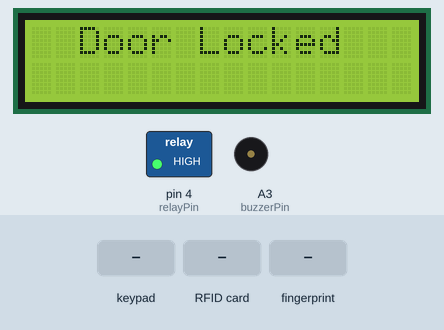
This sketch was run on a simulated Arduino Uno, built with avr-gcc and run on an emulated ATmega328P. Shown: 16×2 character LCD, switched loads named in the sketch (green lamp = pin HIGH), buzzer (waves = sounding, pin HIGH). The inputs (shaded band) are chosen by the test bench. Pins used as bus, display or sensor lines are not drawn.

Above: at 2.4 s.
2.5 s: keypad keys 1 1 1 1 pressed 0.4 s apart
At 5.4 s:
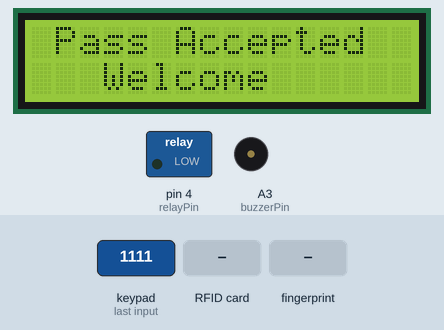
5.6 s: RFID card B0 2A 32 25 held to the reader
At 8.02 s:
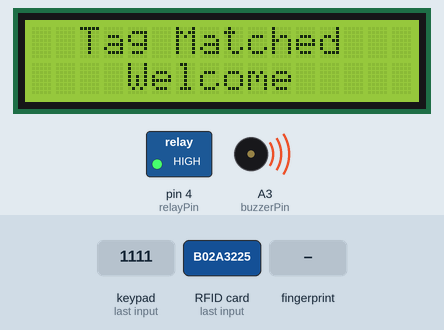
8.6 s: finger stored as number 1 placed on the sensor
11.6 s: RFID card 5E 7A 19 C4 held to the reader
14.0 s: keypad keys 1 3 9 7 pressed 0.4 s apart
At 17.48 s:
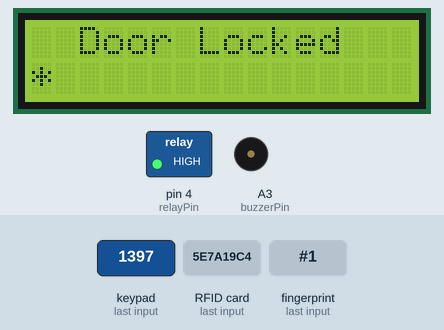
18.6 s: RFID card 4B 2D CE 79 held to the reader
At 20.9 s:
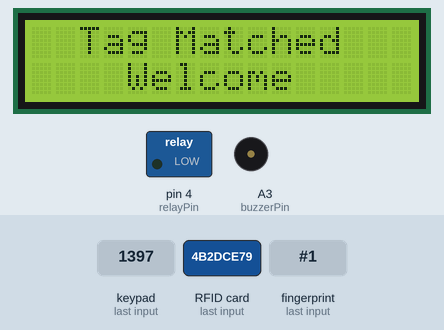
Timing chart, 0 to 25.0 s (numbered marks = the images above; inputs shaded):
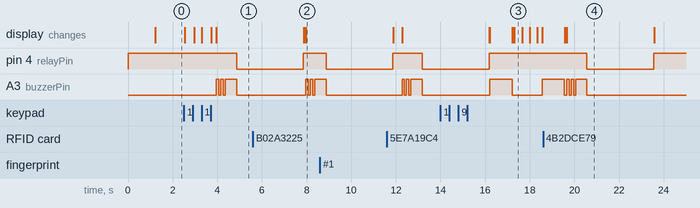

Measured:
- after the input at 2.5 s, pin 4 (relayPin): HIGH → LOW after 2.4 s; A3 (buzzerPin): goes HIGH 0.10 s, LOW 0.10 s, HIGH 0.10 s, LOW 0.10 s, HIGH 0.50 s, then LOW, starting after 1.5 s; the display: first changes at once (image 1 shows a later state)
- after the input at 5.6 s, A3 (buzzerPin): alternates HIGH for 0.10 s and LOW for 0.10 s, starting after 2.4 s; the display: first differs from a run without the input after 2.4 s (image 2)
- after the input at 14.0 s, the display: first differs from a run without the input after 3.3 s (image 3)
- after the input at 18.6 s, pin 4 (relayPin): HIGH → LOW after 2.0 s, → HIGH 3.0 s later; the display: first differs from a run without the input after 1.1 s (image 4)

The sketch:

RFIDFINGERKEYPAD.ino
```cpp
#include <Adafruit_Fingerprint.h>
#include <MFRC522.h>
#include <LiquidCrystal_I2C.h>
#include <Keypad.h>
#include <SPI.h>
#include <SoftwareSerial.h>
SoftwareSerial mySerial(2, 3);

Adafruit_Fingerprint finger = Adafruit_Fingerprint(&mySerial);
LiquidCrystal_I2C lcd(0x27, 16, 2);
MFRC522 mfrc522(10, 9); // MFRC522 mfrc522(SS_PIN, RST_PIN)
constexpr uint8_t buzzerPin = A3;

int relayPin = 4;

char initial_password1[4] = {'1', '1', '1', '1'};
char initial_password2[4] = {'2', '2', '2', '2'};
char initial_password3[4] = {'3', '3', '3', '3'};
char initial_password4[4] = {'4', '4', '4', '4'};

String tagUID1 = "B0 2A 32 25";
String tagUID2 = "4B 2D CE 79";
String tagUID3 = "09 CC CE 79";
String tagUID4 = "70 0D CE 79";

char password[4];
boolean RFIDMode = true;
char key_pressed = 0;
uint8_t i = 0;

const byte rows = 4;
const byte columns = 3;


char hexaKeys[rows][columns] = {
  {'1', '2', '3'},
  {'4', '5', '6'},
  {'7', '8', '9'},
  {'*', '0', '#'}
};


byte row_pins[rows] = {5, 6, 7, 8};
byte column_pins[columns] = {A2, A1, A0};


Keypad keypad_key = Keypad( makeKeymap(hexaKeys), row_pins, column_pins, rows, columns);

void setup() {
  pinMode(relayPin, OUTPUT);
  digitalWrite(relayPin, HIGH);
  pinMode(buzzerPin, OUTPUT);
  lcd.begin();   // LCD screen
  lcd.backlight();
  SPI.begin();      // Init SPI bus
  mfrc522.PCD_Init();   // Init MFRC522
  Serial.begin(9600);
  while (!Serial);  // For Yun/Leo/Micro/Zero/...
  delay(100);
  finger.begin(57600);

  lcd.setCursor(0, 0);
  lcd.print("  Door Locked");
  lcd.setCursor(0, 1);


}

void loop() {
  rfid();
  key();
  fing();

}
void rfid()
{

  if ( ! mfrc522.PICC_IsNewCardPresent()) {
    return;
  }
  if ( ! mfrc522.PICC_ReadCardSerial()) {
    return;
  }
  String tag = "";
  for (byte j = 0; j < mfrc522.uid.size; j++)
  {
    tag.concat(String(mfrc522.uid.uidByte[j] < 0x10 ? " 0" : " "));
    tag.concat(String(mfrc522.uid.uidByte[j], HEX));
  }
  tag.toUpperCase();
  if (tag.substring(1) == tagUID1)
  {
    lcd.clear();
    lcd.setCursor(0, 0);
    lcd.print("  Tag Matched");
    lcd.setCursor(0, 1);
    lcd.print("    Welcome");
    digitalWrite(buzzerPin, HIGH);
    delay(100);
    digitalWrite(buzzerPin, LOW);
    delay(100);
    digitalWrite(buzzerPin, HIGH);
    delay(100);
    digitalWrite(buzzerPin, LOW);
    delay(100);
    digitalWrite(buzzerPin, HIGH);
    delay(500);
    digitalWrite(buzzerPin, LOW);
    digitalWrite(relayPin, LOW);
    delay(3000);
    digitalWrite(relayPin, HIGH);
    lcd.clear();
    lcd.setCursor(0, 0);
    lcd.print("  Door Locked");
    lcd.setCursor(0, 1);
  }
  else if (tag.substring(1) == tagUID2)
  {
    lcd.clear();
    lcd.setCursor(0, 0);
    lcd.print("  Tag Matched");
    lcd.setCursor(0, 1);
    lcd.print("    Welcome");
    digitalWrite(buzzerPin, HIGH);
    delay(100);
    digitalWrite(buzzerPin, LOW);
    delay(100);
    digitalWrite(buzzerPin, HIGH);
    delay(100);
    digitalWrite(buzzerPin, LOW);
    delay(100);
    digitalWrite(buzzerPin, HIGH);
    delay(500);
    digitalWrite(buzzerPin, LOW);
    digitalWrite(relayPin, LOW);
    delay(3000);
    digitalWrite(relayPin, HIGH);
    lcd.clear();
    lcd.setCursor(0, 0);
    lcd.print("  Door Locked");
    lcd.setCursor(0, 1);
  }
  else if (tag.substring(1) == tagUID3)
  {
    lcd.clear();
    lcd.setCursor(0, 0);
    lcd.print("  Tag Matched");
    lcd.setCursor(0, 1);
    lcd.print("    Welcome");
    digitalWrite(buzzerPin, HIGH);
    delay(100);
    digitalWrite(buzzerPin, LOW);
    delay(100);
    digitalWrite(buzzerPin, HIGH);
    delay(100);
    digitalWrite(buzzerPin, LOW);
    delay(100);
    digitalWrite(buzzerPin, HIGH);
    delay(500);
    digitalWrite(buzzerPin, LOW);
    digitalWrite(relayPin, LOW);
    delay(3000);
    digitalWrite(relayPin, HIGH);
    lcd.clear();
    lcd.setCursor(0, 0);
    lcd.print("  Door Locked");
    lcd.setCursor(0, 1);
  }
  else if (tag.substring(1) == tagUID4)
  {
    lcd.clear();
    lcd.setCursor(0, 0);
    lcd.print("  Tag Matched");
    lcd.setCursor(0, 1);
    lcd.print("    Welcome");
    digitalWrite(buzzerPin, HIGH);
    delay(100);
    digitalWrite(buzzerPin, LOW);
    delay(100);
    digitalWrite(buzzerPin, HIGH);
    delay(100);
    digitalWrite(buzzerPin, LOW);
    delay(100);
    digitalWrite(buzzerPin, HIGH);
    delay(500);
    digitalWrite(buzzerPin, LOW);
    digitalWrite(relayPin, LOW);
    delay(3000);
    digitalWrite(relayPin, HIGH);
    lcd.clear();
    lcd.setCursor(0, 0);
    lcd.print("  Door Locked");
    lcd.setCursor(0, 1);
  }

  else
  {
    lcd.clear();
    lcd.setCursor(0, 0);
    lcd.print("Wrong Tag");
    digitalWrite(buzzerPin, HIGH);
    delay(1000);
    digitalWrite(buzzerPin, LOW);
    digitalWrite(relayPin, HIGH);
    lcd.setCursor(0, 0);
    lcd.print("  Door Locked");
    lcd.setCursor(0, 1);
  }
}
void key()
{

  key_pressed = keypad_key.getKey(); // Storing keys
  if (key_pressed)
  {
    password[i++] = key_pressed; // Storing in password variable
    lcd.print("*");
  }
  if (i == 4) // If 4 keys are completed
  {
    delay(200);
    if (!(strncmp(password, initial_password1, 4))) // If password is matched
    {
      lcd.clear();
      lcd.print(" Pass Accepted");
      lcd.setCursor(0, 1);
      lcd.print("   Welcome");
      digitalWrite(buzzerPin, HIGH);
      delay(100);
      digitalWrite(buzzerPin, LOW);
      delay(100);
      digitalWrite(buzzerPin, HIGH);
      delay(100);
      digitalWrite(buzzerPin, LOW);
      delay(100);
      digitalWrite(buzzerPin, HIGH);
      delay(500);
      digitalWrite(buzzerPin, LOW);
      digitalWrite(relayPin, LOW);
      delay(3000);
      digitalWrite(relayPin, HIGH);
      lcd.clear();
      lcd.setCursor(0, 0);
      lcd.print("  Door Locked");
      lcd.setCursor(0, 1);
      i = 0;
    }
    else if (!(strncmp(password, initial_password2, 4))) // If password is matched
    {
      lcd.clear();
      lcd.print(" Pass Accepted");
      lcd.setCursor(0, 1);
      lcd.print("   Welcome");
      digitalWrite(buzzerPin, HIGH);
      delay(100);
      digitalWrite(buzzerPin, LOW);
      delay(100);
      digitalWrite(buzzerPin, HIGH);
      delay(100);
      digitalWrite(buzzerPin, LOW);
      delay(100);
      digitalWrite(buzzerPin, HIGH);
      delay(500);
      digitalWrite(buzzerPin, LOW);
      digitalWrite(relayPin, LOW);
      delay(3000);
      digitalWrite(relayPin, HIGH);
      lcd.clear();
      lcd.setCursor(0, 0);
      lcd.print("  Door Locked");
      lcd.setCursor(0, 1);
      i = 0;
    }
    else if (!(strncmp(password, initial_password3, 4))) // If password is matched
    {
      lcd.clear();
      lcd.print(" Pass Accepted");
      lcd.setCursor(0, 1);
      lcd.print("   Welcome");
      digitalWrite(buzzerPin, HIGH);
      delay(100);
      digitalWrite(buzzerPin, LOW);
      delay(100);
      digitalWrite(buzzerPin, HIGH);
      delay(100);
      digitalWrite(buzzerPin, LOW);
      delay(100);
      digitalWrite(buzzerPin, HIGH);
      delay(500);
      digitalWrite(buzzerPin, LOW);
      digitalWrite(relayPin, LOW);
      delay(3000);
      digitalWrite(relayPin, HIGH);
      lcd.clear();
      lcd.setCursor(0, 0);
      lcd.print("  Door Locked");
      lcd.setCursor(0, 1);
      i = 0;
    }
    else if (!(strncmp(password, initial_password4, 4))) // If password is matched
    {
      lcd.clear();
      lcd.print(" Pass Accepted");
      lcd.setCursor(0, 1);
      lcd.print("   Welcome");

      digitalWrite(buzzerPin, HIGH);
      delay(100);
      digitalWrite(buzzerPin, LOW);
      delay(100);
      digitalWrite(buzzerPin, HIGH);
      delay(100);
      digitalWrite(buzzerPin, LOW);
      delay(100);
      digitalWrite(buzzerPin, HIGH);
      delay(500);
      digitalWrite(buzzerPin, LOW);
      digitalWrite(relayPin, LOW);
      delay(3000);
      digitalWrite(relayPin, HIGH);
      lcd.clear();
      lcd.setCursor(0, 0);
      lcd.print("  Door Locked");
      lcd.setCursor(0, 1);
      i = 0;
    }
    else
    {
      lcd.clear();
      lcd.print("Wrong Password");
      digitalWrite(buzzerPin, HIGH);
      delay(1000);
      digitalWrite(buzzerPin, LOW);

      digitalWrite(relayPin, HIGH);
      lcd.clear();
      lcd.setCursor(0, 0);
      lcd.print("  Door Locked");
      i = 0;
    }
    lcd.setCursor(0, 1);
  }
}
void fing()
{
  uint8_t p = finger.getImage();
  if (p != FINGERPRINT_OK)  {
    return -1;
  }

  p = finger.image2Tz();
  if (p != FINGERPRINT_OK)  {
    lcd.clear();
    lcd.setCursor(0, 0);
    lcd.print("  Messy Image");
    lcd.setCursor(0, 1);
    lcd.print("  Try Again");
    delay(1000);
    lcd.clear();
    lcd.setCursor(0, 0);
    lcd.print("  Door Locked");
    lcd.setCursor(0, 1);
    return -1;
  }

  p = finger.fingerFastSearch();
  if (p != FINGERPRINT_OK)  {
    lcd.clear();
    lcd.setCursor(0, 0);
    lcd.print("Not Valid Finger");
    digitalWrite(buzzerPin, HIGH);
    delay(1000);
    digitalWrite(buzzerPin, LOW);
    lcd.clear();
    lcd.setCursor(0, 0);
    lcd.print("  Door Locked");
    lcd.setCursor(0, 1);
    return -1;
  }

  // found a match!
  lcd.clear();
  lcd.setCursor(0, 0);
  lcd.print("  Door Unlocked");
  lcd.setCursor(0, 1);
  lcd.print("    Welcome");
  digitalWrite(buzzerPin, HIGH);
  delay(100);
  digitalWrite(buzzerPin, LOW);
  delay(100);
  digitalWrite(buzzerPin, HIGH);
  delay(100);
  digitalWrite(buzzerPin, LOW);
  delay(100);
  digitalWrite(buzzerPin, HIGH);
  delay(500);
  digitalWrite(buzzerPin, LOW);
  digitalWrite(relayPin, LOW);
  delay(3000);
  digitalWrite(relayPin, HIGH);
  lcd.clear();
  lcd.setCursor(0, 0);
  lcd.print("  Door Locked");
  lcd.setCursor(0, 1);
  return finger.fingerID;
}
```
